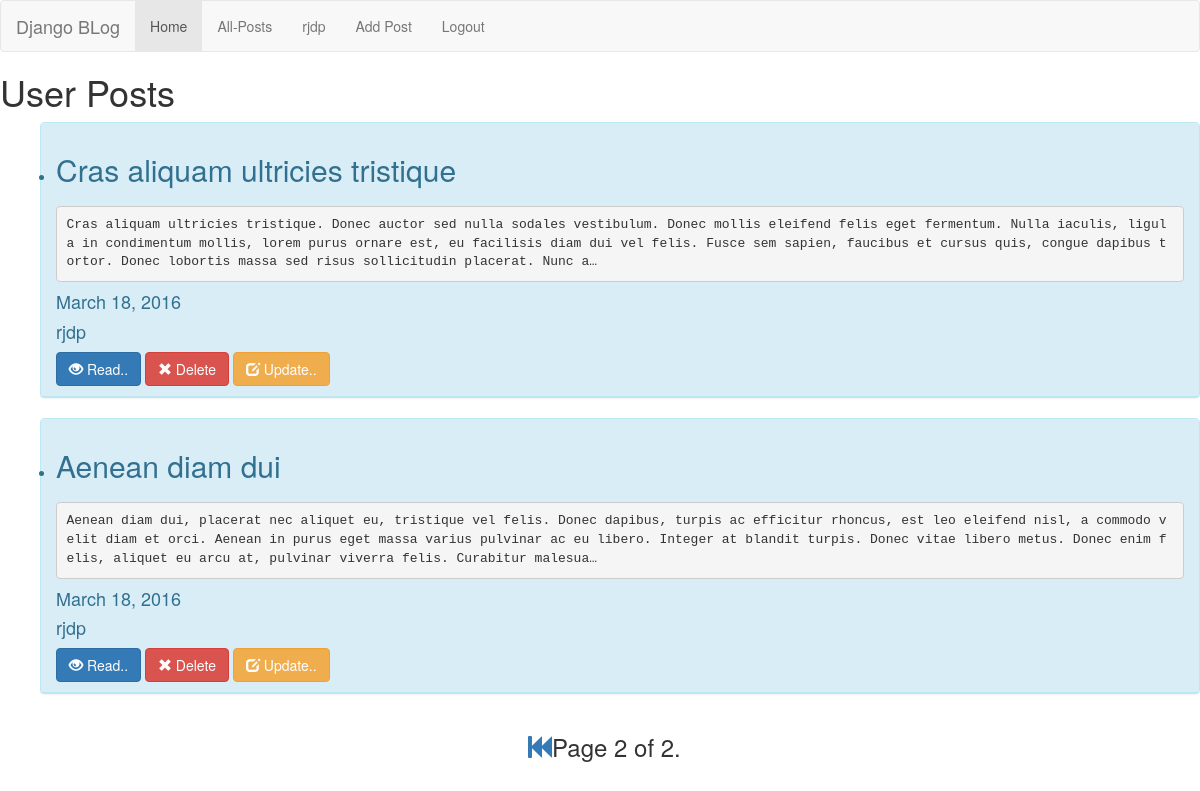
Before: /post/usr/list/?page=2 (signed in) with the older database file.
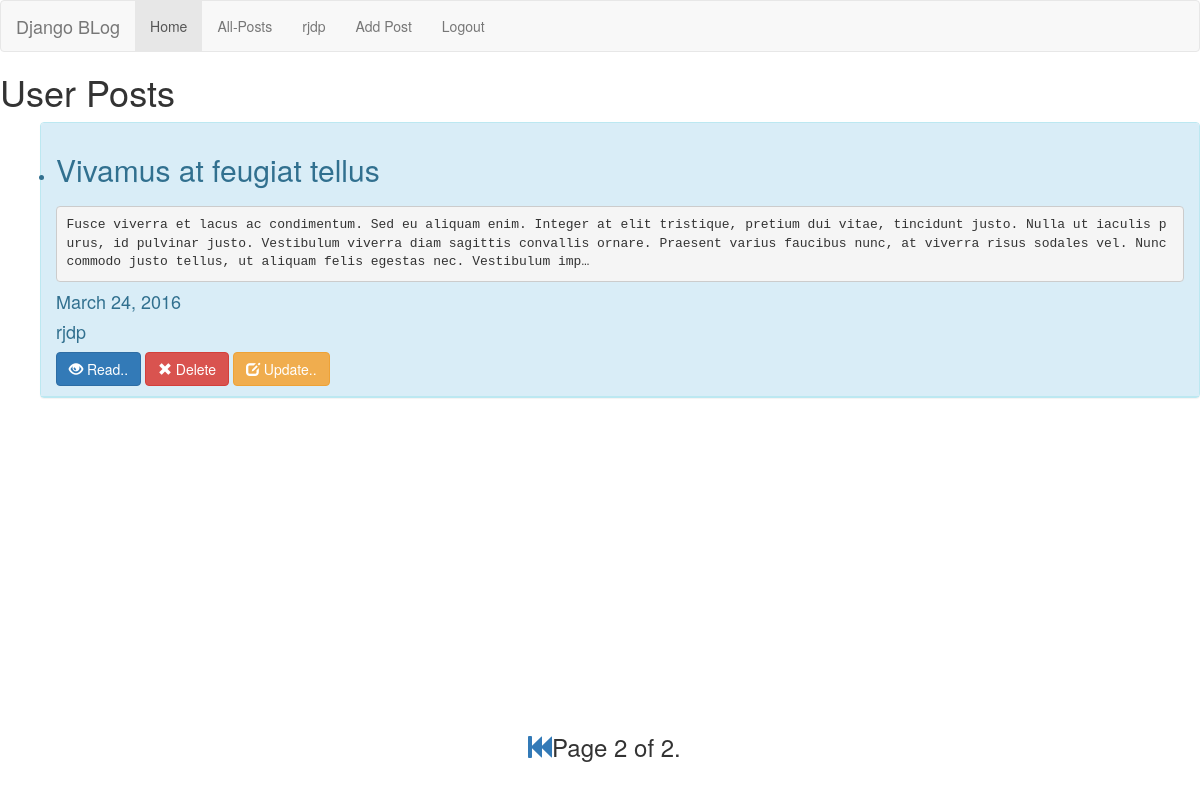
After: the same page with the newer database file.
### blog/models.py (models this page shows, shortened)
class Post(models.Model):
    title = models.CharField(max_length=100, unique=True)
    author = models.ForeignKey(User, related_name='posts', blank=True)
    slug = models.SlugField(max_length=100, unique=True, blank=True)
    content = models.TextField()
    pub_date = models.DateField(db_index=True, auto_now_add=True)
    def get_absolute_url(self):
        return reverse('blog:postdetails', kwargs={'slug': self.slug})

### blog/views.py (the view)
# urls.py: url(r'post/usr/list/$', login_required(views.UserPostListView.as_view()), name='userpostlist'),
class UserPostListView(ListView):
    model = Post
    paginate_by = 2
    template_name = 'blog/post_usr_list.html'
    def get_queryset(self):
        return self.request.user.posts.all()

### blog/templates/blog/post_usr_list.html (shortened to what this page needs)
{% extends "index.html" %}
{% load staticfiles %}
{% block custom_css %}
    <link rel="stylesheet" type="text/css" href="{% static "css/bootstrap-dialog.min.css" %}">
{% endblock custom_css %}
 {%  block content %}
<h1>User Posts</h1>
<ul>
{% for post in object_list %}
<div class="panel panel-info">
<div class="panel-heading">
    <li><h2>{{ post.title }}</h2> <h3><pre style="white-space: pre-wrap;">{{ post.content | truncatechars:350 }}</pre></h3>
    <h4>{{post.pub_date}}</h4><h4>{{post.author.username}}</h4>
    <a class="btn btn-primary" href="{{post.get_absolute_url}}"><span class="glyphicon glyphicon-eye-open"></span> Read..</a>
    <button class="btn btn-danger"   onclick="del(this,'{{post.slug}}')"><span class="glyphicon glyphicon-remove"></span> Delete</button>    <a class="btn btn-warning" href="{% url 'blog:postupdate' slug=post.slug %}"><span class="glyphicon glyphicon-edit"></span> Update..</a></li>
</div>
</div>
{% empty %}
    <li>No posts yet.</li>
{% endfor %}
</ul>
{% if is_paginated %}
        <div  class="pagination">
        <h3>
            <span class="page-links">
            <div style="position: fixed; bottom: 5%; left:44%" >
                {% if page_obj.has_previous %}
                    <a href="{% url 'blog:userpostlist'   %}?page={{page_obj.previous_page_number}}"><span class="glyphicon glyphicon-fast-backward"></span></a>
                {% endif %}
                </div>
                <div style="position: fixed; bottom: 5%; left:46%">
                <span class="page-current">
                    Page {{ page_obj.number }} of {{ page_obj.paginator.num_pages }}.
                </span>
                </div>
            </span>
        </h3>
        </div>
    {% endif %}
 {%  endblock content %}

### templates/index.html (shortened to what this page needs)
  {% load staticfiles %}
<!DOCTYPE html>
<html>
<head>
   {% block custom_css %}
  {% endblock custom_css %}
{% load bootstrap3 %}
{% bootstrap_css %}
</head>
<body>
{% block navbar %}
	<nav class="navbar navbar-default">
  <div class="container-fluid">
    <div class="navbar-header">
      <a class="navbar-brand" href="">Django BLog</a>
    </div>
    <ul class="nav navbar-nav">
      <li class="active"><a href="/">Home</a></li>
      <li><a href="{% url 'blog:postlist'%}">All-Posts</a></li>
      {% if user.is_authenticated %}
      <li><a href="{% url 'blog:userpostlist'%}">{{user.username}}</a></li>
      <li><a href="{% url 'blog:postcreate' %}">Add Post</a></li>
      <li><a href="{% url 'blog_logout' %}">Logout</a></li>
      {% else %}
      <li><a href="{% url 'blog_login' %}">Login</a></li>
      {% endif %}
    </ul>
  </div>
</nav>
{% endblock navbar %}
  {% block content %}{% endblock content %}
</body>
</html>

Changed rows visible on the page:
removed Post: title "Cras aliquam ultricies tristique", content "Cras aliquam ultricies tristique. Donec auctor sed nulla sodales vestibulum. Donec mollis eleifend felis eget fermentum. Nulla iaculis, ligula in condimentum mollis, lorem purus ornare est, eu facilisis diam dui vel felis. Fusce sem sapien, faucibus et cursus quis, congue dapibus tortor. Donec lobortis massa sed risus sollicitudin placerat. Nunc a…", pub_date "March 18, 2016", author.username "rjdp"
removed Post: title "Aenean diam dui", content "Aenean diam dui, placerat nec aliquet eu, tristique vel felis. Donec dapibus, turpis ac efficitur rhoncus, est leo eleifend nisl, a commodo velit diam et orci. Aenean in purus eget massa varius pulvinar ac eu libero. Integer at blandit turpis. Donec vitae libero metus. Donec enim felis, aliquet eu arcu at, pulvinar viverra felis. Curabitur malesua…", pub_date "March 18, 2016", author.username "rjdp"
added Post: title "Vivamus at feugiat tellus", content "Fusce viverra et lacus ac condimentum. Sed eu aliquam enim. Integer at elit tristique, pretium dui vitae, tincidunt justo. Nulla ut iaculis purus, id pulvinar justo. Vestibulum viverra diam sagittis convallis ornare. Praesent varius faucibus nunc, at viverra risus sodales vel. Nunc commodo justo tellus, ut aliquam felis egestas nec. Vestibulum imp…", pub_date "March 24, 2016", author.username "rjdp"
